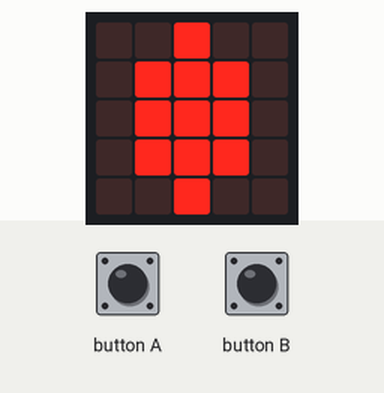
This program was run on a simulated BBC micro:bit running MicroPython. Parts: the board's 5×5 LED display. Inputs (shaded band) come from the test bench. Random numbers come from a fixed seed.

Above: at 1.2 s.
1.3 s: button B pressed for 0.15 s
At 4.2 s:
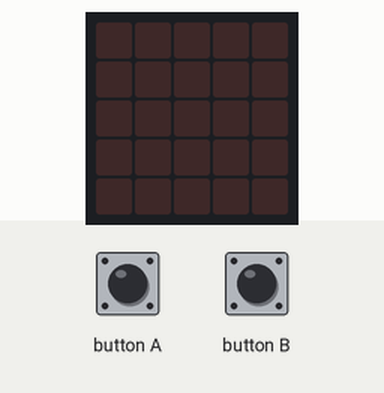
4.4 s: button A pressed for 0.15 s
At 5.6 s:
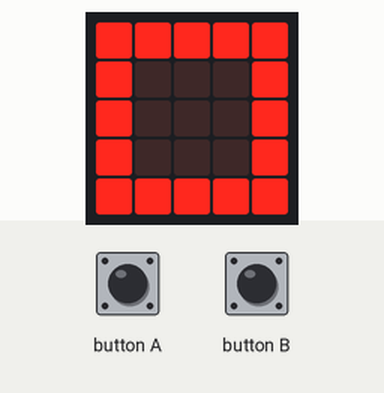
6.6 s: button B pressed for 1 s
At 7.9 s:
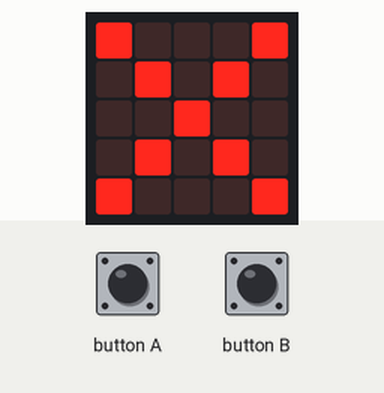
10.6 s: button B pressed for 3.2 s
At 11.0 s:
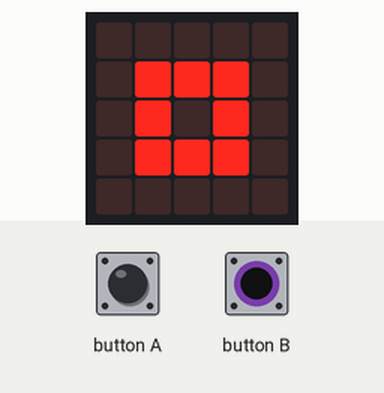
15.8 s: button A pressed for 1 s
At 16.8 s:
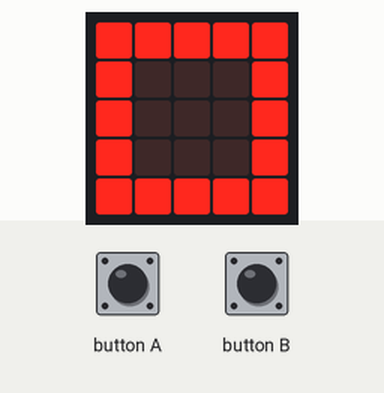
18.3 s: button A driven LOW and button B driven LOW
At 20.1 s:
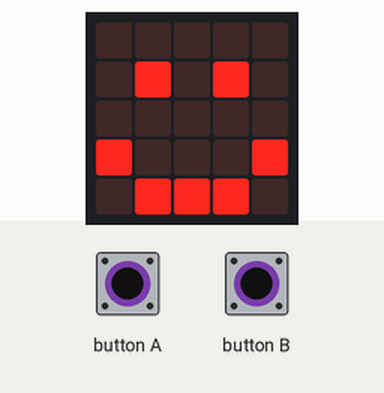
Timing chart, 0 to 21.6 s (numbered marks = the images above; inputs shaded):
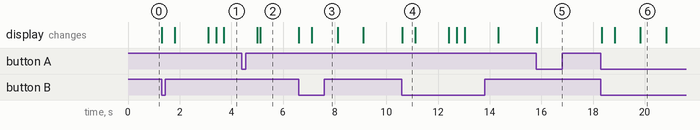

The program:

Rock_Paper_Sissors.py
```python
from microbit import *
import random

rock_img = Image("00900:"
                 "09990:"
                 "09990:"
                 "09990:"
                 "00900")

paper_img = Image("99999:"
                  "90009:"
                  "90009:"
                  "90009:"
                  "99999")

scissors_img = Image("90009:"
                     "09090:"
                     "00900:"
                     "09090:"
                     "90009")


choices = [rock_img, paper_img, scissors_img]
names = ["Rock", "Paper", "Scissors"] # optional, if you want to debug or print via serial
index = 0


display.show(choices[index])

while True:
    if button_a.was_pressed():
        index = (index + 1) % len(choices)
        display.show(choices[index])

    if button_b.was_pressed():
        user_img = choices[index]
        comp_index = random.randrange(len(choices))
        comp_img = choices[comp_index]

        display.show(Image.SQUARE_SMALL)
        sleep(500)

        display.show(comp_img)
        sleep(1000)

        if comp_index == index:
            for _ in range(2):
                display.show(user_img)
                sleep(300)
                display.clear()
                sleep(300)
        elif (index == 0 and comp_index == 2) or \
             (index == 1 and comp_index == 0) or \
             (index == 2 and comp_index == 1):
            display.show(Image.HAPPY)
        else:
            display.show(Image.SAD)

        sleep(1000)

        index = 0
        display.show(choices[index])

    sleep(100)
```

Measured:
- after the input at 1.3 s, the display: first changes at once (image 1 shows a later state)
- after the input at 6.6 s, the display: first changes at once (image 3 shows a later state)
- after the input at 10.6 s, the display: changes at once (image 4)
- after the input at 15.8 s, the display: changes at once (image 5)
- after the input at 18.3 s, the display: first changes at once (image 6 shows a later state)
- what the display in image 4 shows lasts 0.5 s, from 10.6 s to 11.1 s
